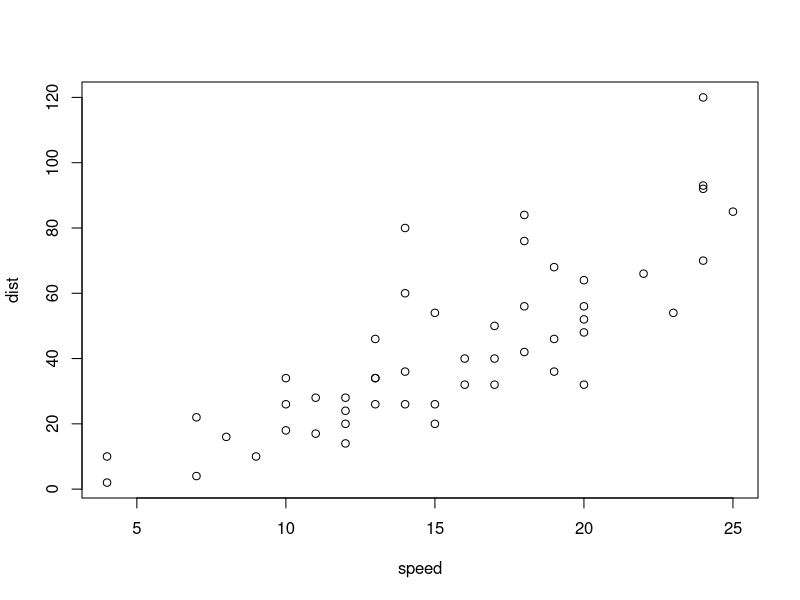
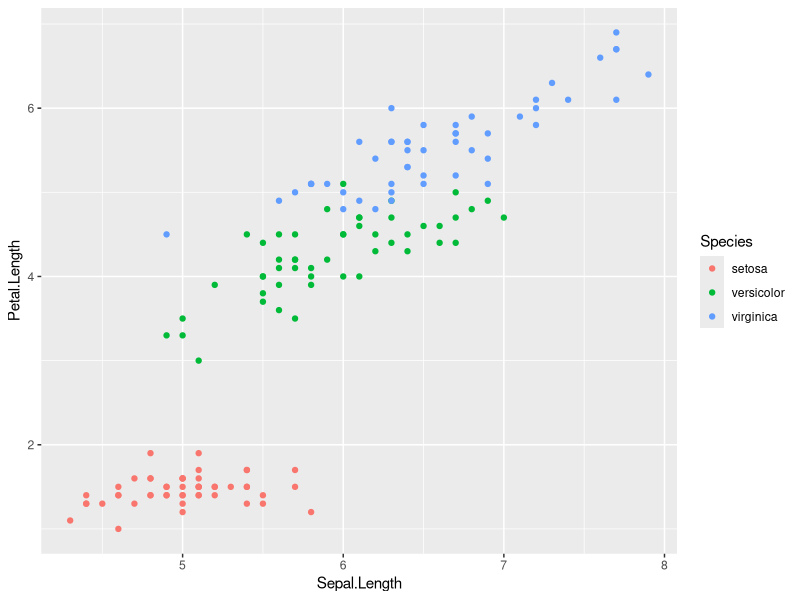

Recreate these plots in R, in order.
## ---- chunk 1
plot(cars)
## ---- chunk 2
summary(iris)
## ---- chunk 3
library(ggplot2)
ggplot(iris,aes(Sepal.Length,Petal.Length,
                color=Species))+geom_point()
